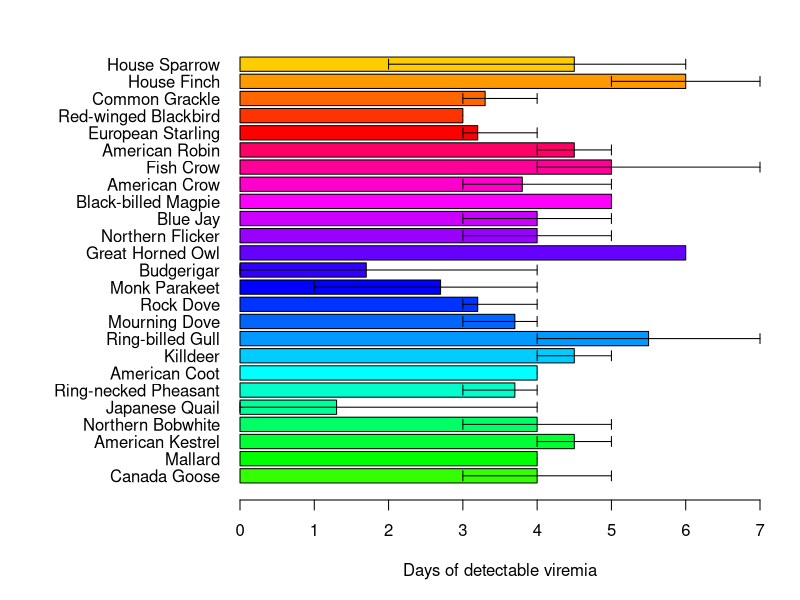
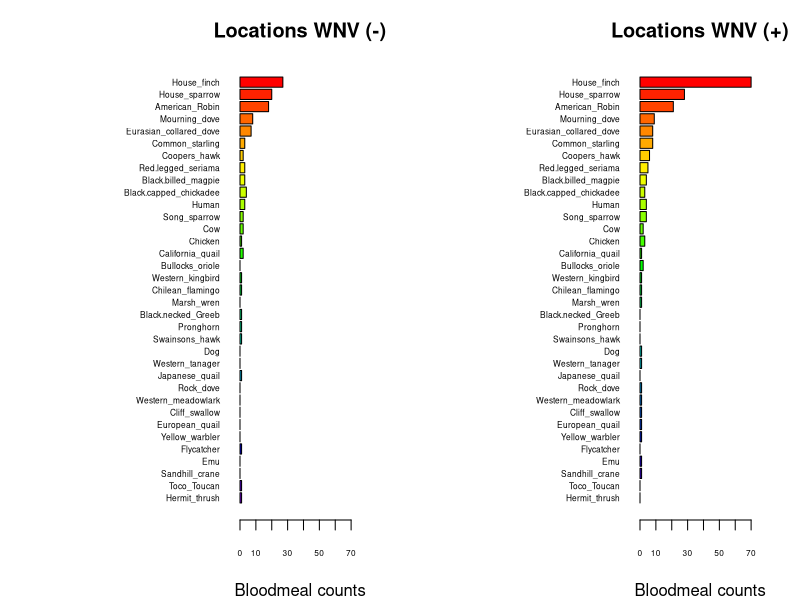
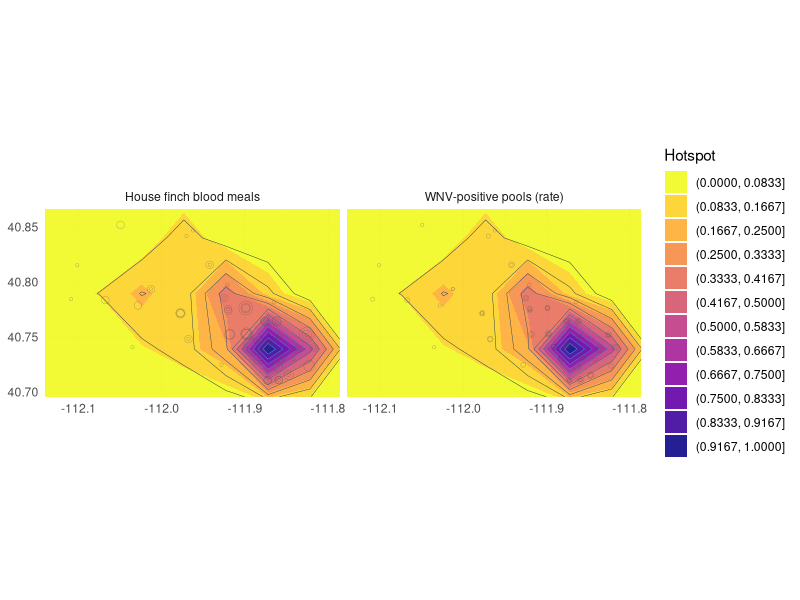

These charts were generated, in order, by the following R code:
## ---- chunk 1
knitr::opts_chunk$set(echo = TRUE)
## ---- chunk 2
# Manually transcribe duration (mean, lo, hi) from the last table column
duration <- data.frame(
  Bird = c("Canada Goose","Mallard", 
           "American Kestrel","Northern Bobwhite",
           "Japanese Quail","Ring-necked Pheasant",
           "American Coot","Killdeer",
           "Ring-billed Gull","Mourning Dove",
           "Rock Dove","Monk Parakeet",
           "Budgerigar","Great Horned Owl",
           "Northern Flicker","Blue Jay",
           "Black-billed Magpie","American Crow",
           "Fish Crow","American Robin",
           "European Starling","Red-winged Blackbird",
           "Common Grackle","House Finch","House Sparrow"),
  mean = c(4.0,4.0,4.5,4.0,1.3,3.7,4.0,4.5,5.5,3.7,3.2,2.7,1.7,6.0,4.0,
           4.0,5.0,3.8,5.0,4.5,3.2,3.0,3.3,6.0,4.5),
  lo   = c(3,4,4,3,0,3,4,4,4,3,3,1,0,6,3,
           3,5,3,4,4,3,3,3,5,2),
  hi   = c(5,4,5,5,4,4,4,5,7,4,4,4,4,6,5,
           5,5,5,7,5,4,3,4,7,6)
)

# Choose some colors
cols <- c(rainbow(30)[c(10:29,1:5)])  # rainbow colors

# horizontal barplot
par(mar=c(5,12,2,2))  # wider left margin for names
bp <- barplot(duration$mean, horiz=TRUE, names.arg=duration$Bird,
              las=1, col=cols, xlab="Days of detectable viremia", xlim=c(0,7))

# add error bars
arrows(duration$lo, bp, duration$hi, bp,
       angle=90, code=3, length=0.05, col="black", xpd=TRUE)
## ---- chunk 3
## import counts_matrix: data.frame with column 'loc_positives' (0/1) and host columns 'host_*'
counts_matrix <- read.csv("./bloodmeal_plusWNV_for_BIOL3070.csv")

## 1) Identify host columns
host_cols <- grep("^host_", names(counts_matrix), value = TRUE)

if (length(host_cols) == 0) {
  stop("No columns matching '^host_' were found in counts_matrix.")
}

## 2) Ensure loc_positives is present and has both levels 0 and 1 where possible
counts_matrix$loc_positives <- factor(counts_matrix$loc_positives, levels = c(0, 1))

## 3) Aggregate host counts by loc_positives
agg <- stats::aggregate(
  counts_matrix[, host_cols, drop = FALSE],
  by = list(loc_positives = counts_matrix$loc_positives),
  FUN = function(x) sum(as.numeric(x), na.rm = TRUE)
)

## make sure both rows exist; if one is missing, add a zero row
need_levels <- setdiff(levels(counts_matrix$loc_positives), as.character(agg$loc_positives))
if (length(need_levels)) {
  zero_row <- as.list(rep(0, length(host_cols)))
  names(zero_row) <- host_cols
  for (lv in need_levels) {
    agg <- rbind(agg, c(lv, zero_row))
  }
  ## restore proper type
  agg$loc_positives <- factor(agg$loc_positives, levels = c("0","1"))
  ## coerce numeric host cols (they may have become character after rbind)
  for (hc in host_cols) agg[[hc]] <- as.numeric(agg[[hc]])
  agg <- agg[order(agg$loc_positives), , drop = FALSE]
}

## 4) Decide species order (overall abundance, descending)
overall <- colSums(agg[, host_cols, drop = FALSE], na.rm = TRUE)
host_order <- names(sort(overall, decreasing = TRUE))
species_labels <- rev(sub("^host_", "", host_order))  # nicer labels

## 5) Build count vectors for each panel in the SAME order
counts0 <- rev(as.numeric(agg[agg$loc_positives == 0, host_order, drop = TRUE]))
counts1 <- rev(as.numeric(agg[agg$loc_positives == 1, host_order, drop = TRUE]))

## 6) Colors: reuse your existing 'cols' if it exists and is long enough; otherwise generate
if (exists("cols") && length(cols) >= length(host_order)) {
  species_colors <- setNames(cols[seq_along(host_order)], species_labels)
} else {
  species_colors <- setNames(rainbow(length(host_order) + 10)[seq_along(host_order)], species_labels)
}

## 7) Shared x-limit for comparability
xmax <- max(c(counts0, counts1), na.rm = TRUE)
xmax <- if (is.finite(xmax)) xmax else 1
xlim_use <- c(0, xmax * 1.08)

## 8) Plot: two horizontal barplots with identical order and colors
op <- par(mfrow = c(1, 2),
          mar = c(4, 12, 3, 2),  # big left margin for species names
          xaxs = "i")           # a bit tighter axis padding

## Panel A: No WNV detected (loc_positives = 0)
barplot(height = counts0,
        names.arg = species_labels, 
        cex.names = .5,
        cex.axis = .5,
        col = rev(unname(species_colors[species_labels])),
        horiz = TRUE,
        las = 1,
        xlab = "Bloodmeal counts",
        main = "Locations WNV (-)",
        xlim = xlim_use)

## Panel B: WNV detected (loc_positives = 1)
barplot(height = counts1,
        names.arg = species_labels, 
        cex.names = .5,
        cex.axis = .5,
        col = rev(unname(species_colors[species_labels])),
        horiz = TRUE,
        las = 1,
        xlab = "Bloodmeal counts",
        main = "Locations WNV (+)",
        xlim = xlim_use)

par(op)

## Keep the colors mapping for reuse elsewhere
host_species_colors <- species_colors
## ---- chunk 4
# second-analysis-or-plot, glm with house finch alone against binary +/_
glm1 <- glm(loc_positives ~ host_House_finch,
            data = counts_matrix,
            family = binomial)
summary(glm1)

#glm with house-finch alone against positivity rate
glm2 <- glm(loc_rate ~ host_House_finch,
            data = counts_matrix)
summary(glm2)
## ---- chunk 5
library(dplyr)
library(tidyr)
library(ggplot2)

hm <- counts_matrix %>%
  filter(!is.na(long), !is.na(lat)) %>%
  transmute(
    long, lat,
    `WNV-positive pools (rate)` = loc_rate,
    `House finch blood meals`   = host_House_finch
  ) %>%
  pivot_longer(-c(long, lat), names_to = "metric", values_to = "value") %>%
  mutate(value = ifelse(is.na(value), 0, value))

# plot extent (a small pad around data)
xpad <- diff(range(hm$long))*0.05
ypad <- diff(range(hm$lat))*0.05
xlim <- range(hm$long) + c(-xpad, xpad)
ylim <- range(hm$lat) + c(-ypad, ypad)

ggplot(hm, aes(long, lat)) +
  borders("state", regions = "utah", colour = "grey75", fill = NA) +
  # KDE hotspot, weighted by value
  stat_density_2d_filled(
    aes(weight = value, fill = after_stat(level)),
    contour_var = "ndensity", geom = "polygon",
    bins = 12, alpha = 0.9, adjust = 0.8
  ) +
  # optional faint contours
  stat_density_2d(
    aes(weight = value, color = after_stat(level)),
    contour_var = "ndensity", bins = 12, linewidth = 0.15, show.legend = FALSE
  ) +
  # show sites lightly on top
  geom_point(aes(size = pmax(value, 0.0001)), alpha = 0.5, shape = 21, stroke = 0.2,
             fill = NA, color = "grey30", show.legend = FALSE) +
  coord_quickmap(xlim = xlim, ylim = ylim) +
  facet_wrap(~ metric, nrow = 1) +
  scale_fill_viridis_d(option = "C", direction = -1, name = "Hotspot") +
  guides(color = "none") +
  theme_minimal() +
  labs(x = NULL, y = NULL)
